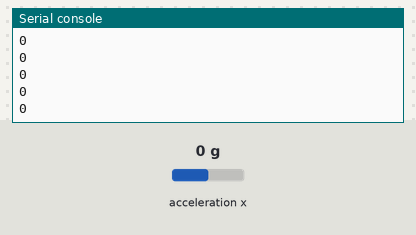
Recording of a program running on a simulated Raspberry Pi Pico running MicroPython. Shown: the last lines printed to the serial console. The inputs (shaded band) are chosen by the test bench; at power-on: acceleration x 0 g.

Above: at 3.2 s.
3.3 s: acceleration x set to -1.4 g
At 3.31 s:
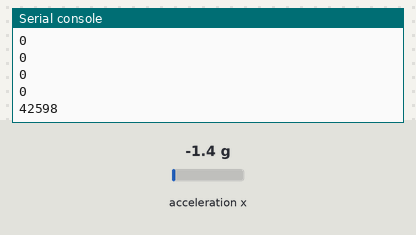
4.8 s: acceleration x set to -0.8 g
At 4.82 s:
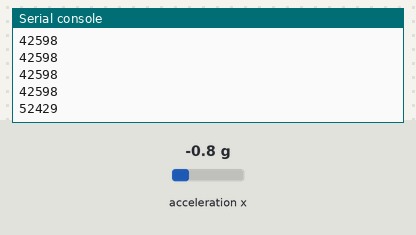
Timing chart, 0 to 7.8 s (numbered marks = the images above; inputs shaded):
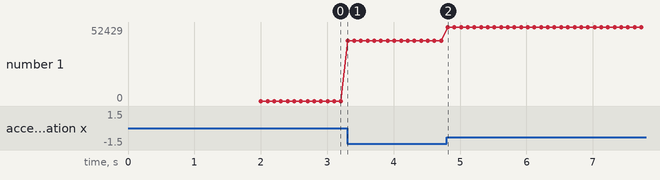

Measured:
- after the input at 3.3 s, the serial console: prints a new line at once (image 1)
- after the input at 4.8 s, the serial console: prints a new line at once (image 2)
- plotted number 1: 0 → 42598 after the input at 3.3 s, 42598 → 52429 after the input at 4.8 s

The program:

temp_i2c_test.py
```python
import machine
import time

address = 0x68
ACCEL_XOUT = 0x3B
sda = machine.Pin(0)
scl = machine.Pin(1)
bus = machine.I2C(0,scl=scl,sda=sda,freq=400000)

PWR_MGMT = 0x6B
SMPLRT_DIV = 0x19
CONFIG = 0x1A
GYRO_CONFIG = 0x1B
INT_ENABLE = 0x38

def MPU_init():
    bus.writeto_mem(address, SMPLRT_DIV, bytes([7]))
    bus.writeto_mem(address, PWR_MGMT, bytes([1]))
    bus.writeto_mem(address, CONFIG, bytes([0]))
    bus.writeto_mem(address, GYRO_CONFIG, bytes([24]))
    bus.writeto_mem(address, INT_ENABLE, bytes([1]))

MPU_init()

time.sleep(2)
# devices = bus.scan()
#
# print("Number of devises: ",len(devices))
#
# for device in devices:
#    print("Decimal addres: ",device," | Hexa address: ",hex(device))


while True:
    #temp_bit = bus.readfrom(address, 4)
    temp_high = bus.readfrom_mem(address, 0x3B,1)
    temp_low = bus.readfrom_mem(address, 0x3C,1)
    temp = (temp_high[0] << 8) | temp_low[0]
#     temp_thr = (temp_bit[0:1])
#     temp_arm = (temp_bit[1:2])
#     temp_who = (temp_bit[2:3])
#     temp_wht = (temp_bit[3:4])
    #temp = (temp_high[0] << 8) | temp_low[0]
    #temp = temp_low[0] + t

    #ẗemp_high[0] * 0.001
    print(temp)
    #print('Throttle {} ARM {} Wheel-one {} Wheel-two {}'.format(temp_thr[0],temp_arm[0],temp_who[0],temp_wht[0]))
    time.sleep(0.1)
```
